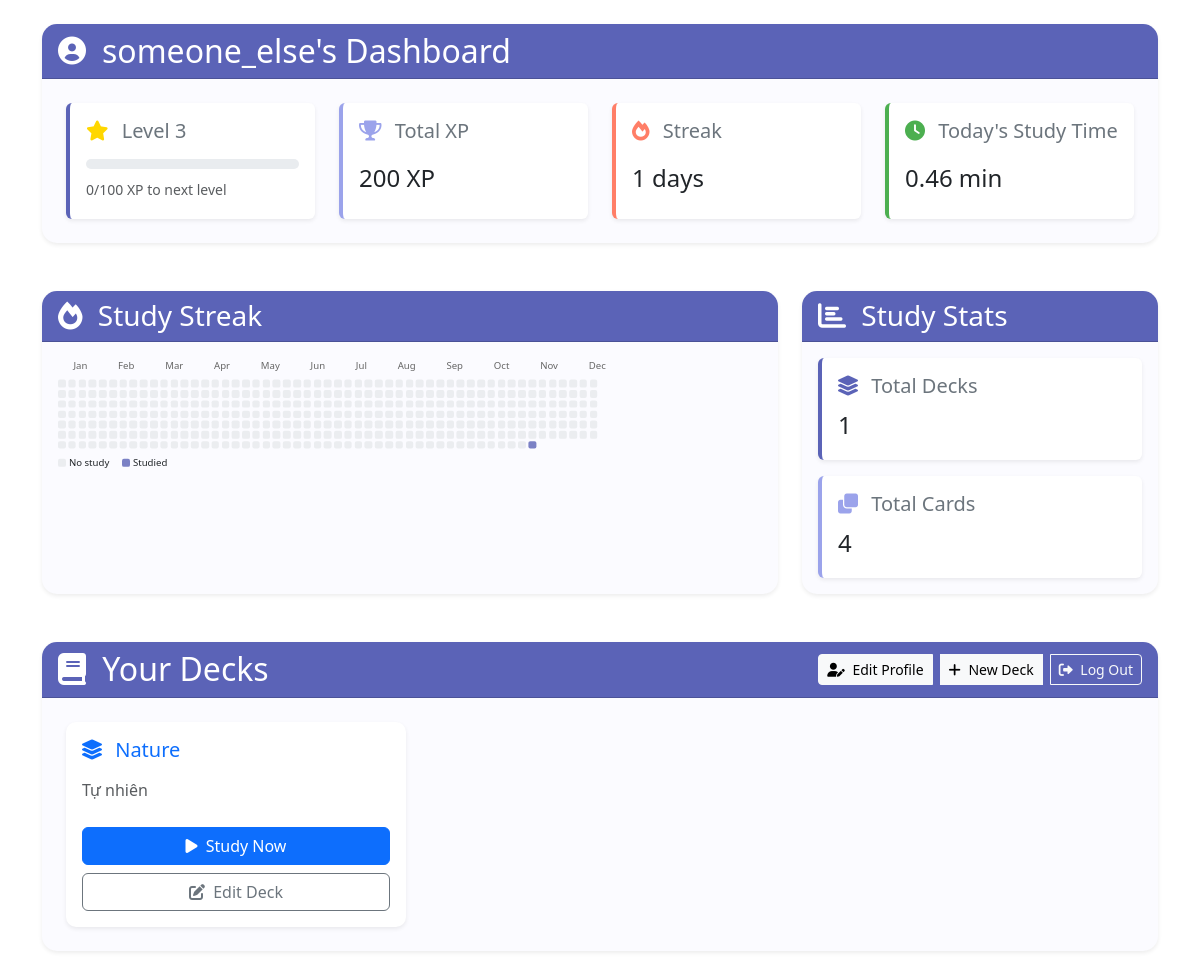
/account/ (signed in), run on the app's committed database.
### account/models.py (models this page shows, shortened)
class Profile(models.Model):
    user = models.OneToOneField(User, on_delete=models.CASCADE)
    bio = models.TextField(blank=True)
    avatar = models.ImageField(upload_to="avatar/", blank=True)
    xp = models.PositiveIntegerField(default=0)
    level = models.PositiveIntegerField(default=1)
    streak = models.PositiveIntegerField(default=0)
    last_study_date = models.DateField(default=timezone.now, null=True, blank=True)
    total_study_minutes = models.FloatField(default=0)  # To track daily study time

### collection/models.py (models this page shows, shortened)
class Deck(models.Model):
    user = models.ForeignKey(User, on_delete=models.CASCADE, default=1)
    title = models.CharField(max_length=200)
    description = models.TextField(blank=True)
    created_at = models.DateTimeField(auto_now_add=True)
    updated_at = models.DateTimeField(auto_now=True)

### account/views.py (the view)
# urls.py: path("", views.home, name="home"),
def home(request):
    if request.user.is_authenticated:
        decks = Deck.objects.filter(user=request.user)
        profile = request.user.profile
        today = datetime.now().date()
        year_ago = today - timedelta(days=365)
        study_sessions = StudySession.objects.filter(
            user=request.user,
            started_at__gte=year_ago,
            ended_at__isnull=False,  # Only count completed sessions
        ).values_list("started_at", flat=True)
        study_data = {}
        for session_datetime in study_sessions:
            date_str = session_datetime.strftime("%Y-%m-%d")
            study_data[date_str] = True
        total_cards = sum(deck.card_set.count() for deck in decks)
        context = {
            "decks": decks,
            "profile": profile,
            "xp_to_next_level": 100 - (profile.xp % 100),  # XP needed for next level
            "xp_progress": (profile.xp % 100),  # Progress within current level
            "study_data": json.dumps(study_data),
            "total_cards": total_cards,
        }
        return render(request, "home.html", context)
    else:
        return redirect("login")

### account/templates/home.html (shortened to what this page needs)
{% extends 'base.html' %}
{% load widget_tweaks %}
{% block content %}
<link rel="stylesheet" href="https://cdnjs.cloudflare.com/ajax/libs/font-awesome/6.0.0/css/all.min.css">
<div class="container py-4">
    <div class="card shadow-sm mb-5" style="border-radius: 15px; border: none; background-color: #fbfbff;">
        <div class="card-header d-flex align-items-center" style="background-color: #5b63b7; border-radius: 15px 15px 0 0;">
            <i class="fas fa-user-circle text-white me-3 fs-3"></i>
            <h2 class="mb-0 text-white">{{ profile.user.username }}'s Dashboard</h2>
        </div>
        <div class="card-body p-4">
            <div class="row g-4">
                <div class="col-md-3">
                    <div class="stat-card p-3 bg-white rounded shadow-sm h-100" style="border-left: 4px solid #5b63b7;">
                        <h5 class="text-secondary mb-3">
                            <i class="fas fa-star me-2" style="color: #ffd700;"></i>
                            Level {{ profile.level }}
                        </h5>
                        <div class="progress mb-2" style="height: 10px;">
                        </div>
                        <small class="text-muted">{{ xp_progress }}/100 XP to next level</small>
                    </div>
                </div>
                <div class="col-md-3">
                    <div class="stat-card p-3 bg-white rounded shadow-sm h-100" style="border-left: 4px solid #9ba3eb;">
                        <h5 class="text-secondary mb-3">
                            <i class="fas fa-trophy me-2" style="color: #9ba3eb;"></i>
                            Total XP
                        </h5>
                        <p class="mb-0 fs-4">{{ profile.xp }} XP</p>
                    </div>
                </div>
                <div class="col-md-3">
                    <div class="stat-card p-3 bg-white rounded shadow-sm h-100" style="border-left: 4px solid #ff7e67;">
                        <h5 class="text-secondary mb-3">
                            <i class="fas fa-fire me-2" style="color: #ff7e67;"></i>
                            Streak
                        </h5>
                        <p class="mb-0 fs-4">{{ profile.streak }} days</p>
                    </div>
                </div>
                <div class="col-md-3">
                    <div class="stat-card p-3 bg-white rounded shadow-sm h-100" style="border-left: 4px solid #4caf50;">
                        <h5 class="text-secondary mb-3">
                            <i class="fas fa-clock me-2" style="color: #4caf50;"></i>
                            Today's Study Time
                        </h5>
                        <p class="mb-0 fs-4">{{ profile.total_study_minutes }} min</p>
                    </div>
                </div>
            </div>
        </div>
    </div>
    <div class="row mb-5">
        <div class="col-md-8">
            <div class="card shadow-sm h-100" style="border-radius: 15px; border: none; background-color: #fbfbff;">
                <div class="card-header" style="background-color: #5b63b7; border-radius: 15px 15px 0 0;">
                    <h3 class="mb-0 text-white">
                        <i class="fas fa-fire me-2"></i>
                        Study Streak
                    </h3>
                </div>
                <div class="card-body p-3">
                    <div id="study-calendar" class="d-flex flex-wrap" style="transform: scale(0.8); transform-origin: left top;"></div>
                </div>
            </div>
        </div>
        <div class="col-md-4">
            <div class="card shadow-sm h-100" style="border-radius: 15px; border: none; background-color: #fbfbff;">
                <div class="card-header" style="background-color: #5b63b7; border-radius: 15px 15px 0 0;">
                    <h3 class="mb-0 text-white">
                        <i class="fas fa-chart-bar me-2"></i>
                        Study Stats
                    </h3>
                </div>
                <div class="card-body">
                    <div class="stat-card p-3 bg-white rounded shadow-sm mb-3" style="border-left: 4px solid #5b63b7;">
                        <h5 class="text-secondary mb-2">
                            <i class="fas fa-layer-group me-2" style="color: #5b63b7;"></i>
                            Total Decks
                        </h5>
                        <p class="mb-0 fs-4">{{ decks.count }}</p>
                    </div>
                    <div class="stat-card p-3 bg-white rounded shadow-sm" style="border-left: 4px solid #9ba3eb;">
                        <h5 class="text-secondary mb-2">
                            <i class="fas fa-clone me-2" style="color: #9ba3eb;"></i>
                            Total Cards
                        </h5>
                        <p class="mb-0 fs-4">{{ total_cards }}</p>
                    </div>
                </div>
            </div>
        </div>
    </div>
    <div class="card shadow-sm" style="border-radius: 15px; border: none; background-color: #fbfbff;">
        <div class="card-header d-flex justify-content-between align-items-center"
             style="background-color: #5b63b7; border-radius: 15px 15px 0 0;">
            <h2 class="mb-0 text-white">
                <i class="fas fa-book me-2"></i>
                Your Decks
            </h2>
            <div class="btn-group">
                <a href="{% url 'edit_profile' %}" class="btn btn-light btn-sm me-2">
                    <i class="fas fa-user-edit me-1"></i> Edit Profile
                </a>
                <a href="{% url 'create_deck' %}" class="btn btn-light btn-sm me-2">
                    <i class="fas fa-plus me-1"></i> New Deck
                </a>
                <a href="{% url 'logout' %}" class="btn btn-outline-light btn-sm">
                    <i class="fas fa-sign-out-alt me-1"></i> Log Out
                </a>
            </div>
        </div>
        <div class="card-body p-4">
            <div class="row g-4">
                {% if decks %}
                    {% for deck in decks %}
                        <div class="col-md-4">
                            <div class="card h-100 shadow-sm hover-card"
                                 style="border: none; border-radius: 10px; transition: transform 0.2s;">
                                <div class="card-body">
                                    <h5 class="card-title text-primary mb-3">
                                        <i class="fas fa-layer-group me-2"></i>
                                        {{ deck.title }}
                                    </h5>
                                    <p class="card-text text-muted mb-4">{{ deck.description }}</p>
                                    <div class="d-grid gap-2">
                                        <a href="{% url 'start_study_session' deck.id %}"
                                           class="btn btn-primary">
                                            <i class="fas fa-play me-1"></i> Study Now
                                        </a>
                                        <a href="{% url 'edit_deck' deck.id %}"
                                           class="btn btn-outline-secondary">
                                            <i class="fas fa-edit me-1"></i> Edit Deck
                                        </a>
                                    </div>
                                </div>
                            </div>
                        </div>
                    {% endfor %}
                {% endif %}
            </div>
        </div>
    </div>
</div>
{% endblock %}

### account/static/css/styles.css (style rules this page uses)
:root { --primary-color: #007bff; --secondary-color: #6c757d; --success-color: #28a745; --error-color: #dc3545; --warning-color: #ffc107; --info-color: #17a2b8; --light-gray: #f8f9fa; --dark-gray: #343a40; }
body { line-height: 1.6; color: #333; }

### account/templates/home.html (style rules this page uses)
.stat-card { transition: all 0.3s ease; }

### data on the page
Profile: user.username "someone_else", level "3", xp "200", streak "1", total_study_minutes "0.46"
Deck: title "Nature", description "Tự nhiên"

### other printed values
{{ xp_progress }} "0"
{{ decks.count }} "1"
{{ total_cards }} "4"
